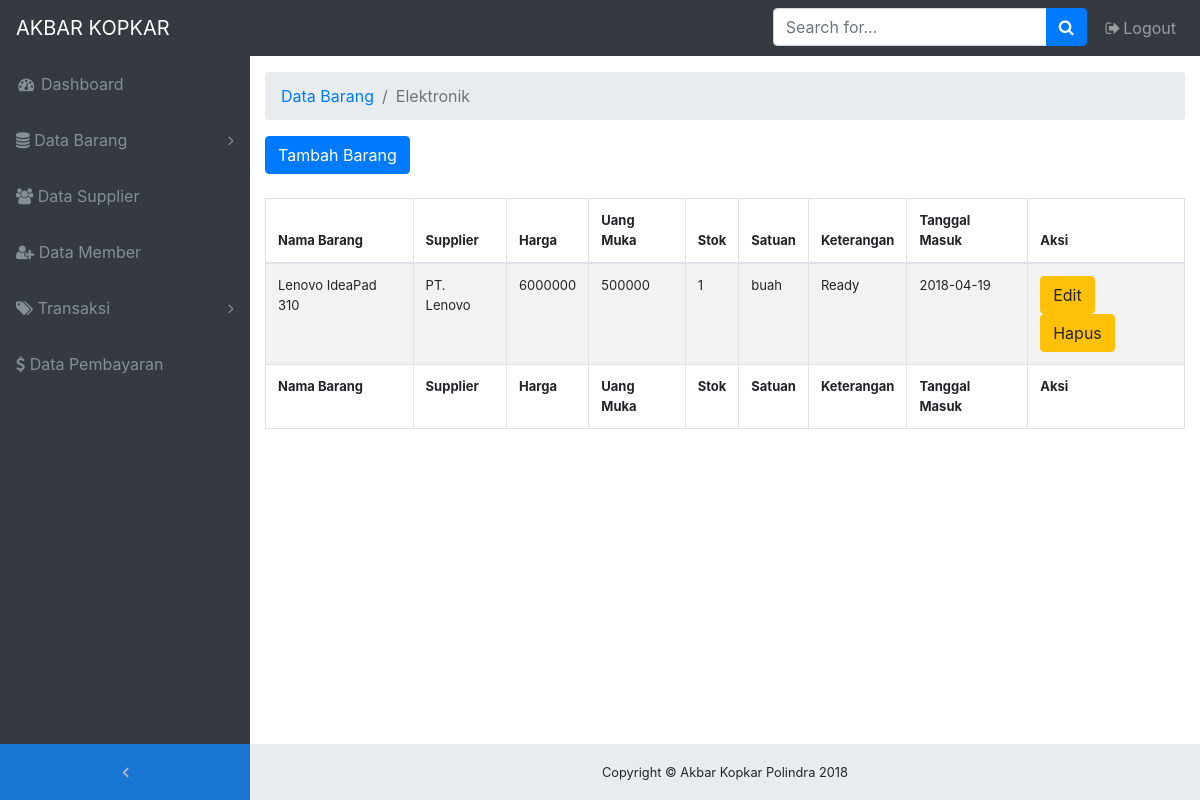
Screenshot of /on-admin/barang-masuk-elektronik.php with the database file from the repository.
### tables this page shows
CREATE TABLE `barang_elektronik` (
  `id_barang` int(11) NOT NULL,
  `nama_barang` varchar(50) NOT NULL,
  `supplier` varchar(50) NOT NULL,
  `harga` int(15) NOT NULL,
  `uang_muka` int(15) NOT NULL,
  `stok` int(5) NOT NULL,
  `satuan` varchar(15) NOT NULL,
  `keterangan` varchar(15) NOT NULL,
  `tgl_masuk` date NOT NULL
);

### on-admin/barang-masuk-elektronik.php (the view, shortened to what this page needs)
<!DOCTYPE html>
<html lang="en">
<head>
  <link href="vendor/bootstrap/css/bootstrap.min.css" rel="stylesheet">
  <link href="vendor/font-awesome/css/font-awesome.min.css" rel="stylesheet" type="text/css">
  <link href="vendor/datatables/dataTables.bootstrap4.css" rel="stylesheet">
  <link href="css/sb-admin.css" rel="stylesheet">
</head>
<body class="fixed-nav sticky-footer bg-dark" id="page-top">
  <nav class="navbar navbar-expand-lg navbar-dark bg-dark fixed-top" id="mainNav">
    <a class="navbar-brand" href="index.php">AKBAR KOPKAR</a>
    <div class="collapse navbar-collapse" id="navbarResponsive">
      <ul class="navbar-nav navbar-sidenav" id="exampleAccordion">
        <li class="nav-item" data-toggle="tooltip" data-placement="right" title="Dashboard">
          <a class="nav-link" href="index.php">
            <i class="fa fa-fw fa-dashboard"></i>
            <span class="nav-link-text">Dashboard</span>
          </a>
        </li>
        <li class="nav-item" data-toggle="tooltip" data-placement="right" title="Components">
          <a class="nav-link nav-link-collapse collapsed" data-toggle="collapse" href="#collapseComponents" data-parent="#exampleAccordion">
            <i class="fa fa-database"></i>
            <span class="nav-link-text">Data Barang</span>
          </a>
        </li>
        <li class="nav-item" data-toggle="tooltip" data-placement="right" title="Tables">
          <a class="nav-link" href="supplier.php">
            <i class="fa fa-users"></i>
            <span class="nav-link-text">Data Supplier</span>
          </a>
        </li>
        <li class="nav-item" data-toggle="tooltip" data-placement="right" title="Tables">
          <a class="nav-link" href="member.php">
            <i class="fa fa-user-plus"></i>
            <span class="nav-link-text">Data Member</span>
          </a>
        </li>
        <li class="nav-item" data-toggle="tooltip" data-placement="right" title="Example Pages">
          <a class="nav-link nav-link-collapse collapsed" data-toggle="collapse" href="#collapseExamplePages" data-parent="#exampleAccordion">
            <i class="fa fa-tags"></i>
            <span class="nav-link-text">Transaksi</span>
          </a>
        </li>
        <li class="nav-item" data-toggle="tooltip" data-placement="right" title="Tables">
          <a class="nav-link" href="pembayaran.php">
            <i class="fa fa-dollar"></i>
            <span class="nav-link-text">Data Pembayaran</span>
          </a>
        </li>
      </ul>
      <ul class="navbar-nav sidenav-toggler">
        <li class="nav-item">
          <a class="nav-link text-center" id="sidenavToggler">
            <i class="fa fa-fw fa-angle-left"></i>
          </a>
        </li>
      </ul>
      <ul class="navbar-nav ml-auto">
        <li class="nav-item">
          <form class="form-inline my-2 my-lg-0 mr-lg-2">
            <div class="input-group">
              <input class="form-control" type="text" placeholder="Search for...">
              <span class="input-group-append">
                <button class="btn btn-primary" type="button">
                  <i class="fa fa-search"></i>
                </button>
              </span>
            </div>
          </form>
        </li>
        <li class="nav-item">
          <a class="nav-link" data-toggle="modal" data-target="#exampleModal">
            <i class="fa fa-fw fa-sign-out"></i>Logout</a>
        </li>
      </ul>
    </div>
  </nav>
  <div class="content-wrapper">
    <div class="container-fluid">
      <ol class="breadcrumb">
        <li class="breadcrumb-item">
          <a href="#">Data Barang</a>
        </li>
        <li class="breadcrumb-item active">Elektronik</li>
      </ol>
    <div class="table-responsive">
    <a href="tambah-barang-elektronik.php"><button class="btn btn-primary"><span>Tambah Barang</span></button></a><br><br>
    <table id="ngoding" class="table table-striped table-bordered" cellspacing="0" width="100%" style="font-size: 13px">
            <thead>
            <tr>
                <th>Nama Barang</th>
                <th>Supplier</th>
                <th>Harga</th>
                <th>Uang Muka</th>
                <th>Stok</th>
                <th>Satuan</th>
                <th>Keterangan</th>
                <th>Tanggal Masuk</th>
                <th>Aksi</th>
            </tr>
            </thead>
            <?php
                include 'koneksi.php';
                $sql = mysqli_query($conn, "SELECT * from barang_elektronik");
                while ($data = mysqli_fetch_array($sql)){
                ?>
            <tr>
                    <td><?php echo $data['nama_barang'];?></td>
                    <td><?php echo $data['supplier'];?></td>
                    <td><?php echo $data['harga'];?></td>
                    <td><?php echo $data['uang_muka'];?></td>
                    <td><?php echo $data['stok']?></td>
                    <td><?php echo $data['satuan'];?></td>
                    <td><?php echo $data['keterangan']?></td>
                    <td><?php echo $data['tgl_masuk']?></td>
                    <td>
                        <a href=""><button class="btn btn-warning"><span class="glyphicon glyphicon-pencil"></span>Edit</button></a>
                        <a href="hapus-barang-masuk-elektronik.php" onclick="return confirm('Yakin akan dihapus ?');"><button class="btn btn-warning" id="id_barang"><span class="glyphicon glyphicon-trash"></span>Hapus</button></a>
                    </td>
            </tr>
            <?php
            }
            ?>
            <tfoot>
            <tr>
                <th>Nama Barang</th>
                <th>Supplier</th>
                <th>Harga</th>
                <th>Uang Muka</th>
                <th>Stok</th>
                <th>Satuan</th>
                <th>Keterangan</th>
                <th>Tanggal Masuk</th>
                <th>Aksi</th>
            </tr>
        </tfoot>
        </table>
        </div>
    <footer class="sticky-footer">
      <div class="container">
        <div class="text-center">
          <small>Copyright © Akbar Kopkar Polindra 2018</small>
        </div>
      </div>
    </footer>
  </div>
</body>
</html>

### on-admin/css/sb-admin.css (style rules this page uses)
html { position: relative; min-height: 100%; }
body { overflow-x: hidden; }
body.sticky-footer { margin-bottom: 56px; }
body.sticky-footer .content-wrapper { min-height: calc(100vh - 56px - 56px); }
body.fixed-nav { padding-top: 56px; }
.content-wrapper { min-height: calc(100vh - 56px); padding-top: 1rem; }
#mainNav .navbar-collapse { overflow: auto; max-height: 75vh; }
#mainNav .navbar-collapse .navbar-nav .nav-item .nav-link { cursor: pointer; }
#mainNav .navbar-collapse .navbar-sidenav .nav-link-collapse:after { float: right; content: '\f107'; font-family: 'FontAwesome'; }
#mainNav .navbar-collapse .navbar-sidenav .nav-link-collapse.collapsed:after { content: '\f105'; }
#mainNav .navbar-collapse .sidenav-toggler { display: none; }
@media (min-width: 992px) { #mainNav .navbar-brand { width: 250px; } }
@media (min-width: 992px) { #mainNav .navbar-collapse { overflow: visible; max-height: none; } }
@media (min-width: 992px) { #mainNav .navbar-collapse .navbar-sidenav { position: absolute; top: 0; left: 0; -webkit-flex-direction: column; -ms-flex-direction: column; flex-direction: column; margin-top: 56px; } }
@media (min-width: 992px) { #mainNav .navbar-collapse .navbar-sidenav > .nav-item { width: 250px; padding: 0; } }
@media (min-width: 992px) { #mainNav .navbar-collapse .navbar-sidenav > .nav-item > .nav-link { padding: 1em; } }
#mainNav.fixed-top .sidenav-toggler { display: none; }
@media (min-width: 992px) { #mainNav.fixed-top .navbar-sidenav { height: calc(100vh - 112px); } }
@media (min-width: 992px) { #mainNav.fixed-top .sidenav-toggler { position: absolute; top: 0; left: 0; display: flex; -webkit-flex-direction: column; -ms-flex-direction: column; flex-direction: column; margin-top: calc(100vh - 56px); } }
@media (min-width: 992px) { #mainNav.fixed-top .sidenav-toggler > .nav-item { width: 250px; padding: 0; } }
@media (min-width: 992px) { #mainNav.fixed-top .sidenav-toggler > .nav-item > .nav-link { padding: 1em; } }
#mainNav.fixed-top.navbar-dark .sidenav-toggler { background-color: #1976d2; }
#mainNav.fixed-top.navbar-dark .sidenav-toggler a i { color: #adb5bd; }
.content-wrapper { overflow-x: hidden; background: white; }
@media (min-width: 992px) { .content-wrapper { margin-left: 250px; } }
#sidenavToggler i { font-weight: 800; }
#mainNav.navbar-dark .navbar-collapse .navbar-sidenav .nav-link-collapse:after { color: #868e96; }
#mainNav.navbar-dark .navbar-collapse .navbar-sidenav > .nav-item > .nav-link { color: #868e96; }
@media (min-width: 992px) { #mainNav.navbar-dark .navbar-collapse .navbar-sidenav { background: #343a40; } }
footer.sticky-footer { position: absolute; right: 0; bottom: 0; width: 100%; height: 56px; background-color: #e9ecef; line-height: 55px; }
@media (min-width: 992px) { footer.sticky-footer { width: calc(100% - 250px); } }

### rows the page displays
barang_elektronik: nama_barang "Lenovo IdeaPad 310", supplier "PT. Lenovo", harga "6000000", uang_muka "500000", stok "1", satuan "buah", keterangan "Ready", tgl_masuk "2018-04-19"
